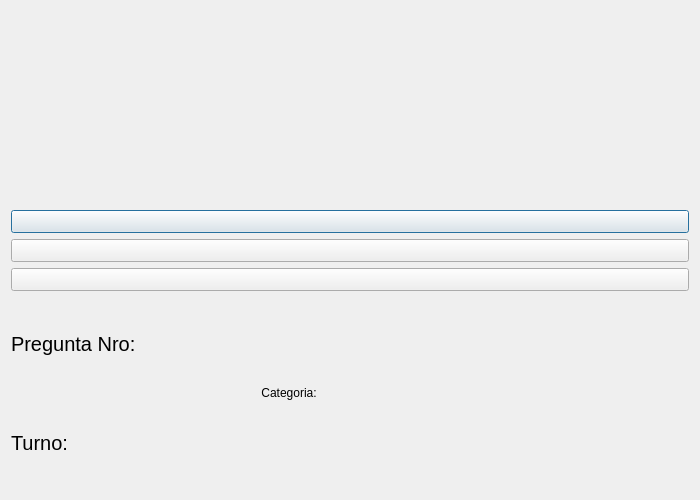
<?xml version="1.0" encoding="UTF-8"?>
<ui version="4.0">
 <class>VentanaJuego</class>
 <widget class="QDialog" name="VentanaJuego">
  <property name="geometry">
   <rect>
    <x>0</x>
    <y>0</y>
    <width>700</width>
    <height>500</height>
   </rect>
  </property>
  <property name="minimumSize">
   <size>
    <width>700</width>
    <height>500</height>
   </size>
  </property>
  <property name="maximumSize">
   <size>
    <width>700</width>
    <height>500</height>
   </size>
  </property>
  <property name="windowTitle">
   <string>Dialog</string>
  </property>
  <layout class="QVBoxLayout" name="verticalLayout_4">
   <item>
    <layout class="QVBoxLayout" name="layoutPreguntaImagen">
     <property name="leftMargin">
      <number>0</number>
     </property>
     <item>
      <widget class="QLabel" name="labelPregunta">
       <property name="maximumSize">
        <size>
         <width>16777215</width>
         <height>70</height>
        </size>
       </property>
       <property name="font">
        <font>
         <pointsize>15</pointsize>
        </font>
       </property>
       <property name="text">
        <string/>
       </property>
       <property name="scaledContents">
        <bool>true</bool>
       </property>
       <property name="alignment">
        <set>Qt::AlignmentFlag::AlignCenter</set>
       </property>
       <property name="wordWrap">
        <bool>true</bool>
       </property>
      </widget>
     </item>
     <item>
      <widget class="QLabel" name="label_imagen">
       <property name="maximumSize">
        <size>
         <width>16777215</width>
         <height>300</height>
        </size>
       </property>
       <property name="layoutDirection">
        <enum>Qt::LayoutDirection::LeftToRight</enum>
       </property>
       <property name="text">
        <string/>
       </property>
       <property name="alignment">
        <set>Qt::AlignmentFlag::AlignCenter</set>
       </property>
       <property name="scaledContents">
        <bool>true</bool>
       </property>
      </widget>
     </item>
    </layout>
   </item>
   <item>
    <layout class="QVBoxLayout" name="verticalLayout">
     <item>
      <widget class="QPushButton" name="opcionA">
       <property name="font">
        <font>
         <pointsize>10</pointsize>
        </font>
       </property>
       <property name="text">
        <string/>
       </property>
      </widget>
     </item>
     <item>
      <widget class="QPushButton" name="opcionB">
       <property name="font">
        <font>
         <pointsize>10</pointsize>
        </font>
       </property>
       <property name="text">
        <string/>
       </property>
      </widget>
     </item>
     <item>
      <widget class="QPushButton" name="opcionC">
       <property name="font">
        <font>
         <pointsize>10</pointsize>
        </font>
       </property>
       <property name="text">
        <string/>
       </property>
      </widget>
     </item>
    </layout>
   </item>
   <item>
    <layout class="QHBoxLayout" name="horizontalLayout_6">
     <item>
      <layout class="QVBoxLayout" name="verticalLayout_2">
       <item>
        <layout class="QHBoxLayout" name="horizontalLayout_2">
         <item>
          <widget class="QLabel" name="label">
           <property name="maximumSize">
            <size>
             <width>200</width>
             <height>100</height>
            </size>
           </property>
           <property name="font">
            <font>
             <pointsize>15</pointsize>
            </font>
           </property>
           <property name="text">
            <string>Pregunta Nro:</string>
           </property>
          </widget>
         </item>
         <item>
          <widget class="QLabel" name="nroPregunta">
           <property name="font">
            <font>
             <pointsize>15</pointsize>
            </font>
           </property>
           <property name="text">
            <string/>
           </property>
          </widget>
         </item>
        </layout>
       </item>
       <item>
        <layout class="QHBoxLayout" name="horizontalLayout_3">
         <item>
          <widget class="QLabel" name="label_3">
           <property name="maximumSize">
            <size>
             <width>90</width>
             <height>100</height>
            </size>
           </property>
           <property name="font">
            <font>
             <pointsize>15</pointsize>
            </font>
           </property>
           <property name="text">
            <string>Turno:</string>
           </property>
          </widget>
         </item>
         <item>
          <widget class="QLabel" name="turno">
           <property name="font">
            <font>
             <pointsize>15</pointsize>
            </font>
           </property>
           <property name="text">
            <string/>
           </property>
          </widget>
         </item>
        </layout>
       </item>
      </layout>
     </item>
     <item>
      <layout class="QHBoxLayout" name="horizontalLayout">
       <item>
        <widget class="QLabel" name="label_5">
         <property name="maximumSize">
          <size>
           <width>100</width>
           <height>20</height>
          </size>
         </property>
         <property name="font">
          <font>
           <pointsize>9</pointsize>
          </font>
         </property>
         <property name="text">
          <string>Categoria:</string>
         </property>
         <property name="alignment">
          <set>Qt::AlignmentFlag::AlignCenter</set>
         </property>
        </widget>
       </item>
       <item>
        <widget class="QLabel" name="labelCategoria">
         <property name="maximumSize">
          <size>
           <width>300</width>
           <height>200</height>
          </size>
         </property>
         <property name="font">
          <font>
           <pointsize>9</pointsize>
          </font>
         </property>
         <property name="text">
          <string/>
         </property>
         <property name="scaledContents">
          <bool>true</bool>
         </property>
         <property name="alignment">
          <set>Qt::AlignmentFlag::AlignCenter</set>
         </property>
         <property name="wordWrap">
          <bool>true</bool>
         </property>
        </widget>
       </item>
      </layout>
     </item>
     <item>
      <layout class="QVBoxLayout" name="verticalLayout_3">
       <item>
        <layout class="QHBoxLayout" name="horizontalLayout_4">
         <item>
          <widget class="QLabel" name="aliasP1">
           <property name="font">
            <font>
             <pointsize>15</pointsize>
            </font>
           </property>
           <property name="text">
            <string/>
           </property>
           <property name="alignment">
            <set>Qt::AlignmentFlag::AlignCenter</set>
           </property>
          </widget>
         </item>
         <item>
          <widget class="QLabel" name="aliasP2">
           <property name="font">
            <font>
             <pointsize>15</pointsize>
            </font>
           </property>
           <property name="text">
            <string/>
           </property>
           <property name="alignment">
            <set>Qt::AlignmentFlag::AlignCenter</set>
           </property>
          </widget>
         </item>
        </layout>
       </item>
       <item>
        <layout class="QHBoxLayout" name="horizontalLayout_5">
         <item>
          <widget class="QLabel" name="puntajeP1">
           <property name="font">
            <font>
             <pointsize>15</pointsize>
            </font>
           </property>
           <property name="text">
            <string/>
           </property>
           <property name="alignment">
            <set>Qt::AlignmentFlag::AlignCenter</set>
           </property>
          </widget>
         </item>
         <item>
          <widget class="QLabel" name="puntajeP2">
           <property name="font">
            <font>
             <pointsize>15</pointsize>
            </font>
           </property>
           <property name="text">
            <string/>
           </property>
           <property name="alignment">
            <set>Qt::AlignmentFlag::AlignCenter</set>
           </property>
          </widget>
         </item>
        </layout>
       </item>
      </layout>
     </item>
    </layout>
   </item>
  </layout>
 </widget>
 <resources/>
 <connections/>
</ui>
